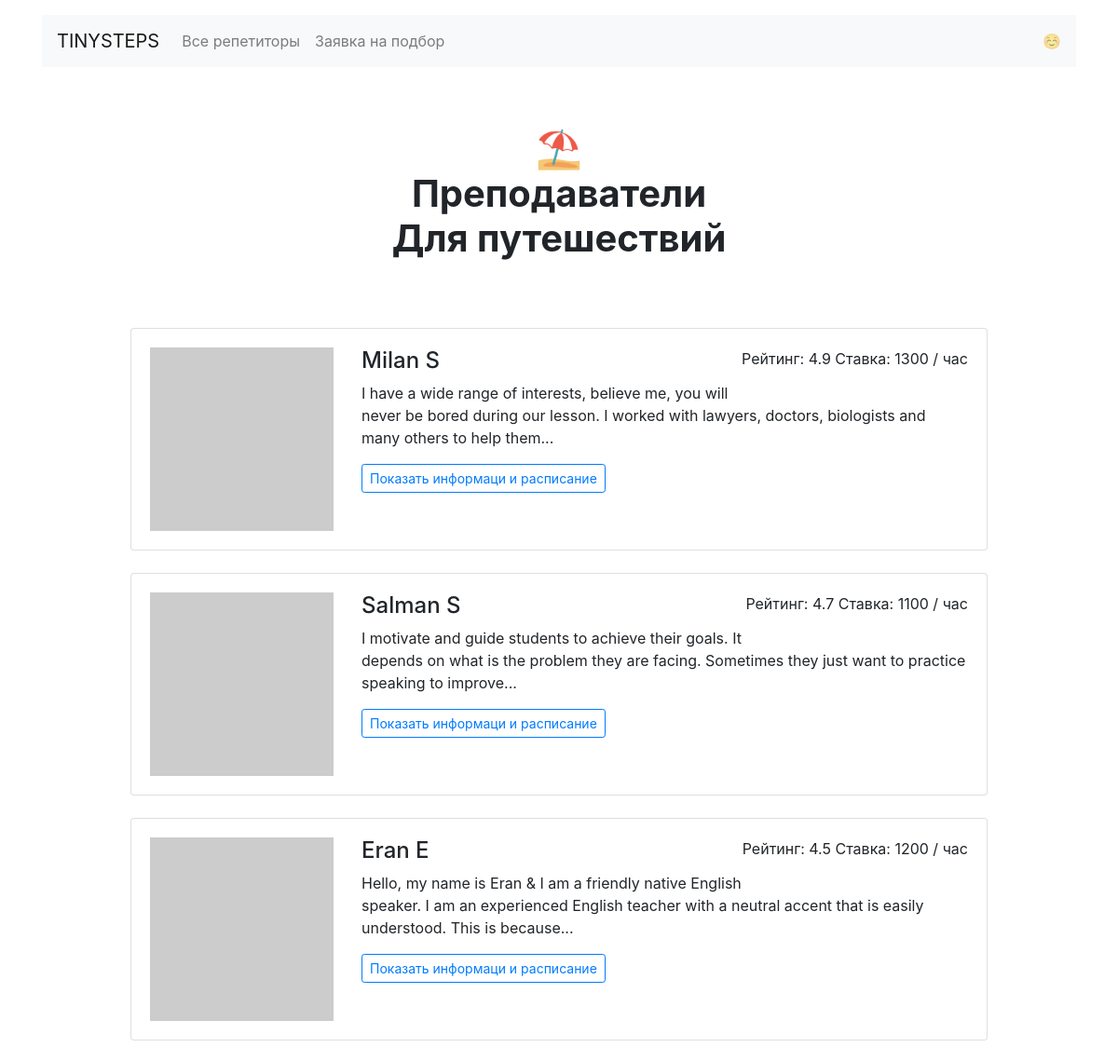
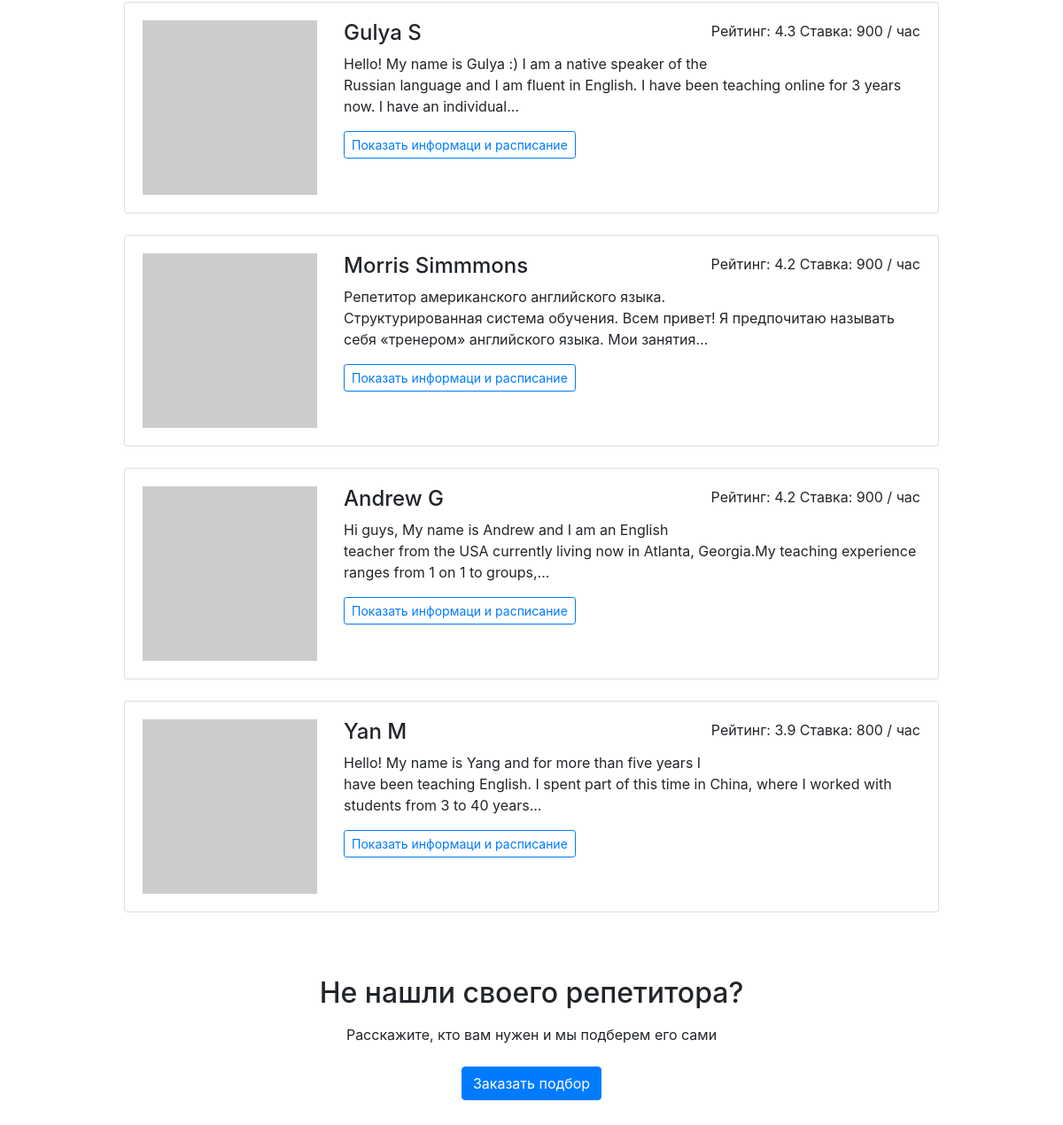
Page /goals/travel/ on the committed database (2 pictures, top to bottom).
### app.py (models this page shows)
class Teacher(db.Model):
    __tablename__ = 'teachers'
    id = db.Column(db.Integer, primary_key=True)
    name = db.Column(db.String, unique=True, nullable=False)
    about = db.Column(db.Text, nullable=False)
    rating = db.Column(db.Float, nullable=False)
    price = db.Column(db.Integer, nullable=False)
    picture = db.Column(db.String, nullable=False)
    free = db.Column(db.Text, nullable=False)

### app.py (the view)
@app.route('/goals/<goal>/')
def goals(goal):
    self_goal = Goal.query.filter(Goal.name == goal).first_or_404()
    teachers = sorted(self_goal.teachers,
                      key=lambda teacher: teacher.rating,
                      reverse=True)
    return render_template('goal.html', teacher=teachers, goal=goal)

### templates/goal.html (shortened to what this page needs)
{% extends 'base.html' %}
{% from 'macros.html' import render_teachers with context %}
{% set name={"travel": "Для путешествий",
           "study": "Для учебы",
           "work": "Для работы",
           "relocate": "Для переезда"} %}
{% block main %}
    {% if request.path == "/goals/travel/" %}
    <h1 class="h1 text-center w-50 mx-auto mt-1 py-5 mb-4"><strong>⛱<br />Преподаватели <br>{{name[goal]}}</strong></h1>
    {% endif %}
      <div class="row">
       {{ render_teachers(teacher) }}
      </div>
{% endblock %}

### templates/macros.html (shortened to what this page needs)
{% macro render_teachers(teachers,goal=False) %}
      <div class="col-12 col-lg-10 offset-lg-1 m-auto">
         {% for teacher in teachers %}
         <div class="card mb-4">
           <div class="card-body">
            <div class="row">
              <div class="col-3"><img src='{{ teacher.picture }}' class="img-fluid" alt=""></div>
              <div class="col-9">
                <p class="float-right">Рейтинг: {{ teacher.rating }} Ставка: {{ teacher.price }} / час</p>
                <h2 class="h4">{{ teacher.name }}</h2>
                <p>{{ teacher.about|truncate(170) }}</p>
                <a href='/profiles/{{ teacher.id }}/' class="btn btn-outline-primary btn-sm mr-3 mb-2">Показать информаци и расписание</a>
               </div>
             </div>
           </div>
         </div>
         {% endfor %}
      </div>
{% endmacro %}

### rows in the picture
Teacher: rating "4.9", price "1300", name "Milan S", about "I have a wide range of interests, believe me, you will never be bored during our lesson. I worked with lawyers, doctors, biologists and many others to help them..."
Teacher: rating "4.7", price "1100", name "Salman S", about "I motivate and guide students to achieve their goals. It depends on what is the problem they are facing. Sometimes they just want to practice speaking to improve..."
Teacher: rating "4.5", price "1200", name "Eran E", about "Hello, my name is Eran & I am a friendly native English speaker. I am an experienced English teacher with a neutral accent that is easily understood. This is because..."
Teacher: rating "4.3", price "900", name "Gulya S", about "Hello! My name is Gulya :) I am a native speaker of the Russian language and I am fluent in English. I have been teaching online for 3 years now. I have an individual..."
Teacher: rating "4.2", price "900", name "Morris Simmmons", about "Репетитор американского английского языка. Структурированная система обучения. Всем привет! Я предпочитаю называть себя «тренером» английского языка. Мои занятия..."
Teacher: rating "4.2", price "900", name "Andrew G", about "Hi guys, My name is Andrew and I am an English teacher from the USA currently living now in Atlanta, Georgia.My teaching experience ranges from 1 on 1 to groups,..."
Teacher: rating "3.9", price "800", name "Yan M", about "Hello! My name is Yang and for more than five years I have been teaching English. I spent part of this time in China, where I worked with students from 3 to 40 years..."

### other values in the picture
{{ name[goal] }} "Для путешествий"
